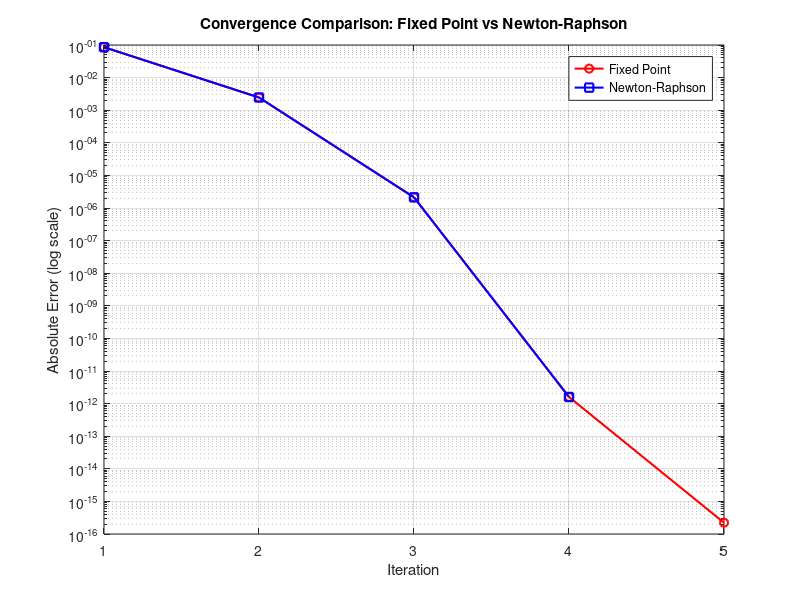

Source code (MATLAB):
clc;
clear;

% Define the function and its derivative
f = @(x) x.^2 - 2;               % Original function
df = @(x) 2*x;                   % Derivative of f(x)
g = @(x) 0.5 * (x + 2./x);       % Fixed-point function

% Initialization
x0 = 1;           % Initial guess
N = 20;           % Maximum number of iterations
tol = 1e-6;       % Tolerance for convergence
true_val = sqrt(2); % Exact root

% Preallocate arrays
x_fp_vals = zeros(1, N);
x_nr_vals = zeros(1, N);
error_fp = zeros(1, N);
error_nr = zeros(1, N);

%% Fixed Point Iteration
x = x0;
fprintf('\nFixed Point Iteration:\n');
for i = 1:N
    x_new = g(x);
    x_fp_vals(i) = x_new;
    error_fp(i) = abs(x_new - true_val);
    fprintf('Iter %2d: x = %.10f, error = %.2e\n', i, x_new, error_fp(i));
    if abs(x_new - x) < tol
        x_fp_vals(i+1:end) = [];
        error_fp(i+1:end) = [];
        break;
    end
    x = x_new;
end
fp_iters = length(x_fp_vals);
fp_final = x_fp_vals(end);

%% Newton-Raphson Iteration
x = x0;
fprintf('\nNewton-Raphson Iteration:\n');
for i = 1:N
    x_new = x - f(x)/df(x);
    x_nr_vals(i) = x_new;
    error_nr(i) = abs(x_new - true_val);
    fprintf('Iter %2d: x = %.10f, error = %.2e\n', i, x_new, error_nr(i));
    if abs(x_new - x) < tol
        x_nr_vals(i+1:end) = [];
        error_nr(i+1:end) = [];
        break;
    end
    x = x_new;
end
nr_iters = length(x_nr_vals);
nr_final = x_nr_vals(end);

%% Print Summary
fprintf('\nSummary:\n');
fprintf('Method             Iterations    Approximation      Error\n');
fprintf('-------------------------------------------------------------\n');
fprintf('Fixed Point        %5d         %.10f   %.2e\n', fp_iters, fp_final, error_fp(end));
fprintf('Newton-Raphson     %5d         %.10f   %.2e\n', nr_iters, nr_final, error_nr(end));

%% Plot Convergence
figure;
semilogy(1:fp_iters, error_fp, 'r-o', 'LineWidth', 1.5, 'DisplayName', 'Fixed Point');
hold on;
semilogy(1:nr_iters, error_nr, 'b-s', 'LineWidth', 1.5, 'DisplayName', 'Newton-Raphson');
xlabel('Iteration');
ylabel('Absolute Error (log scale)');
title('Convergence Comparison: Fixed Point vs Newton-Raphson');
legend show;
grid on;
